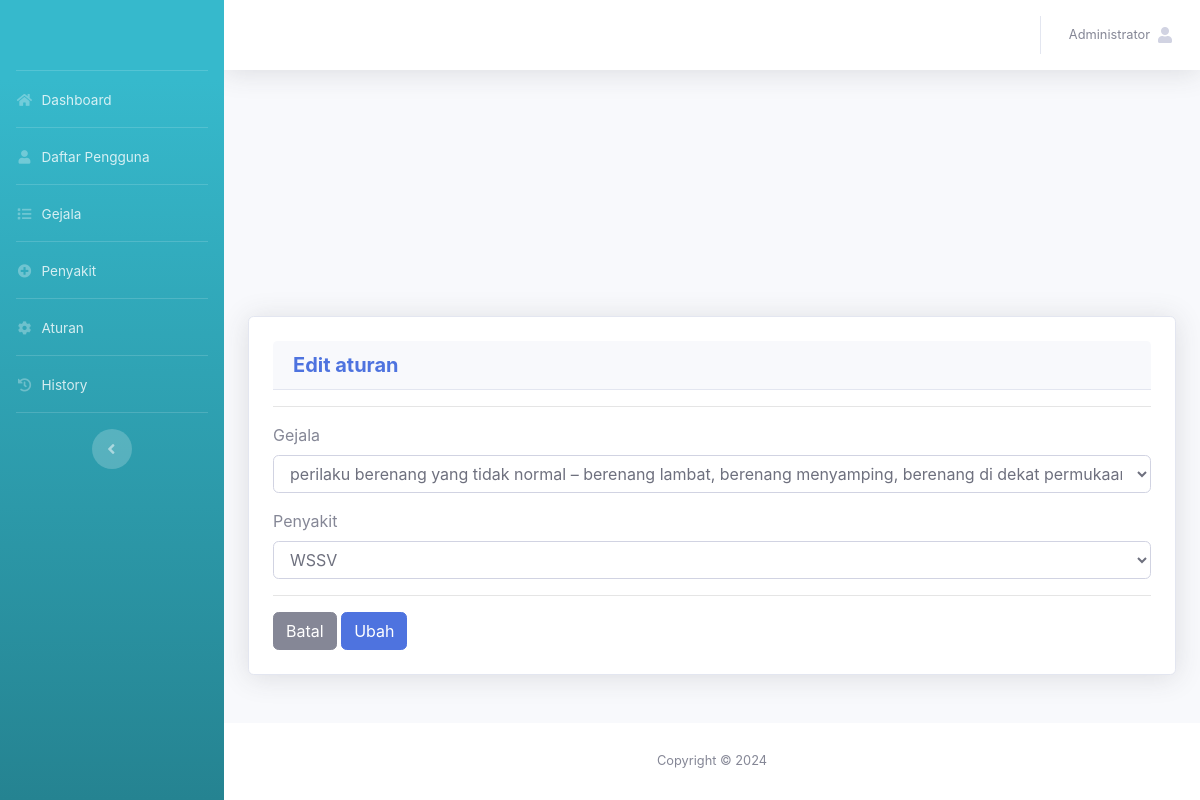
/admin/edit_aturan.php?id_aturan=1 (signed in), run on the app's committed database.
### tables this page shows
CREATE TABLE `tb_akun` (
  `id_akun` int(11) NOT NULL,
  `nama_lengkap` varchar(50) NOT NULL,
  `username` varchar(50) NOT NULL,
  `password` varchar(50) NOT NULL,
  `level` varchar(30) NOT NULL
);

CREATE TABLE `tb_gejala` (
  `id_gejala` int(11) NOT NULL,
  `nama_gejala` text NOT NULL,
  `nilai_gejala` double NOT NULL
);

CREATE TABLE `tb_penyakit` (
  `id_penyakit` int(11) NOT NULL,
  `nama_penyakit` text NOT NULL,
  `keterangan` text NOT NULL,
  `pengendalian` text NOT NULL
);

### admin/edit_aturan.php (the view, shortened to what this page needs)
<?php
include '../assets/conn/config.php';
include 'header.php';
?>
<div class="container">
	<div class="card shadow p-4 mb-5">
		<div class = "card-header">
            <h5 class= "m-0 font-weight-bold text-primary">Edit aturan</h5>
        </div>
        <hr>
        <?php
        $data = mysqli_query($conn,"SELECT * FROM tb_aturan WHERE id_aturan='$_GET[id_aturan]'");
        $a = mysqli_fetch_array($data)
        ?>
            <form action="edit_aturan.php?aksi=ubah" method="POST">
                <div class="form-group">
                    <label>Gejala</label>
                    <select name="id_gejala" class="form-control">
                        <?php
                        $gej = mysqli_query($conn,"SELECT * FROM tb_gejala WHERE id_gejala='$a[id_gejala]'");
                        $dG = mysqli_fetch_array($gej);
                            echo "<option selected value='".$dG['id_gejala']."'>".$dG['nama_gejala']." - ".$dG['nilai_gejala']."</option>";
                        ?>
                    </select>
                </div>
                <div class="form-group">
                    <label>Penyakit</label>
                    <select name="id_penyakit" class="form-control">
                        <?php
                        $pen = mysqli_query($conn,"SELECT * FROM tb_penyakit WHERE id_penyakit='$a[id_penyakit]'");
                        $dP = mysqli_fetch_array($pen);
                        echo "<option selected value='".$dP['id_penyakit']."'>".$dP['nama_penyakit']."</option>";
                        ?>
                    </select>
                </div>
                <hr>
                <a href="aturan.php" class="btn btn-secondary">Batal</a>
                <input type="submit" value="Ubah" class="btn btn-primary">
            </form>
        </div>
    </div>
<?php
include 'footer.php';
?>

### admin/header.php (shortened to what this page needs)
<?php
include '../assets/conn/config.php';
?>
<!DOCTYPE html>
<html lang="en">
<head>
  <link href="../assets/vendor/fontawesome-free/css/all.min.css" rel="stylesheet" type="text/css">
  <link href="../assets/css/sb-admin-2.min.css" rel="stylesheet">
  <link href="../assets/vendor/datatables/dataTables.bootstrap4.min.css" rel="stylesheet">
</head>
<body id="page-top">
 <div id="wrapper">
  <ul class="navbar-nav bg-gradient-info sidebar sidebar-dark accordion" id="accordionSidebar">
    <a class="sidebar-brand d-flex align-items-center justify-content-center" href="index">
    </a>
    <hr class="sidebar-divider my-0">
    <li class="nav-item">
      <a class="nav-link" href="index.php">
        <i class="fas fa-fw fa-home"></i>
        <span>Dashboard</span></a>
      </li>
      <hr class="sidebar-divider my-0">
      <li class="nav-item">
        <a class="nav-link" href="daftar_pengguna.php">
          <i class="fas fa-fw fa-user"></i>
          <span>Daftar Pengguna</span></a>
      </li>
      <hr class="sidebar-divider my-0">
      <li class="nav-item">
        <a class="nav-link" href="gejala.php">
          <i class="fas fa-fw fa-list"></i>
          <span>Gejala</span></a>
      </li>
      <hr class="sidebar-divider my-0">
      <li class="nav-item">
        <a class="nav-link" href="penyakit.php">
          <i class="fas fa-fw fa-plus-circle"></i>
          <span>Penyakit</span></a>
      </li>
      <hr class="sidebar-divider my-0">
      <li class="nav-item">
        <a class="nav-link" href="aturan.php">
          <i class="fas fa-fw fa-cog"></i>
          <span>Aturan</span></a>
      </li>
      <hr class="sidebar-divider my-0">
      <li class="nav-item">
        <a class="nav-link" href="history.php">
          <i class="fas fa-fw fa-history"></i>
          <span>History</span></a>
      </li>
      <hr class="sidebar-divider d-none d-md-block">
      <div class="text-center d-none d-md-inline">
        <button class="rounded-circle border-0" id="sidebarToggle"></button>
      </div>
    </ul>
    <div id="content-wrapper" class="d-flex flex-column">
      <div id="content">
        <nav class="navbar navbar-expand navbar-light bg-white topbar mb-4 static-top shadow">
          <ul class="navbar-nav ml-auto">
            <li class="nav-item dropdown no-arrow">
              <a class="nav-link dropdown-toggle" href="#" id="userDropdown" role="button"
              data-toggle="dropdown" aria-haspopup="true" aria-expanded="false">
              <?php
              $username=$_SESSION['username'];
              $det=mysqli_query($conn,"select * from tb_akun where username='$username'");
              while($d=mysqli_fetch_array($det)){
                ?>
                <span class="mr-2 d-none d-lg-inline text-gray-600 small"><?php echo $d['nama_lengkap'] ?></span>
                <?php
              }
              ?>
              <span class="fa fa-user"><span>
              </a>
          </li>
        </ul>
      </nav>
    </div>
</body>
</html>

### data on the page
tb_akun: nama_lengkap "Administrator"
tb_gejala: id_gejala "perilaku berenang yang tidak normal – berenang lambat, berenang menyamping, berenang di dekat permukaan air dan berkumpul di sekitar tepi unit pemeliharaan - 0.2"
tb_penyakit: id_penyakit "WSSV"
